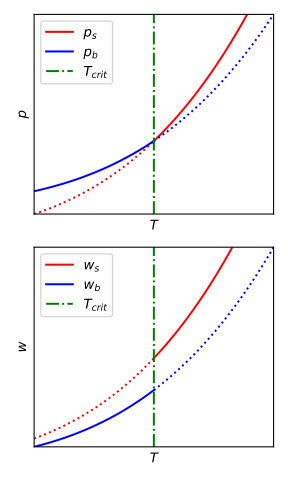

Write the Python code that produced this figure.
import matplotlib.pyplot as plt
import numpy as np

from pttools.analysis import ModelPlot
from pttools.models import ConstCSModel

figsize = (3, 5)
csb = 1 / np.sqrt(3) - 0.01
model = ConstCSModel(a_s=1.5, a_b=1, css2=1/3, csb2=csb**2, V_s=1)
plot = ModelPlot(model, t_log=False, y_log=False)

fig = plt.figure(figsize=figsize)
axs = fig.subplots(2, 1)
plot.plot(axs[0], model.p_temp, "p", y_log=False, ticks=False)
plot.plot(axs[1], model.w, "w", y_log=False, ticks=False)
fig.tight_layout()

fig.savefig("model.svg")
plt.show()
